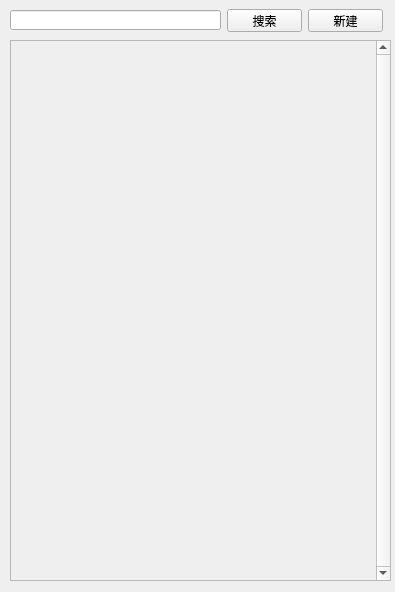
<?xml version="1.0" encoding="UTF-8"?>
<ui version="4.0">
 <class>Notelist</class>
 <widget class="QWidget" name="Notelist">
  <property name="geometry">
   <rect>
    <x>0</x>
    <y>0</y>
    <width>395</width>
    <height>592</height>
   </rect>
  </property>
  <property name="windowTitle">
   <string>Notelist</string>
  </property>
  <widget class="QPushButton" name="pushButton">
   <property name="geometry">
    <rect>
     <x>227</x>
     <y>9</y>
     <width>75</width>
     <height>23</height>
    </rect>
   </property>
   <property name="text">
    <string>搜索</string>
   </property>
  </widget>
  <widget class="QPushButton" name="pushButton_2">
   <property name="geometry">
    <rect>
     <x>308</x>
     <y>9</y>
     <width>75</width>
     <height>23</height>
    </rect>
   </property>
   <property name="text">
    <string>新建</string>
   </property>
  </widget>
  <widget class="QLineEdit" name="lineEdit">
   <property name="geometry">
    <rect>
     <x>10</x>
     <y>10</y>
     <width>211</width>
     <height>20</height>
    </rect>
   </property>
  </widget>
  <widget class="QScrollArea" name="scrollArea">
   <property name="geometry">
    <rect>
     <x>10</x>
     <y>40</y>
     <width>381</width>
     <height>541</height>
    </rect>
   </property>
   <property name="minimumSize">
    <size>
     <width>0</width>
     <height>0</height>
    </size>
   </property>
   <property name="verticalScrollBarPolicy">
    <enum>Qt::ScrollBarAlwaysOn</enum>
   </property>
   <property name="horizontalScrollBarPolicy">
    <enum>Qt::ScrollBarAsNeeded</enum>
   </property>
   <property name="widgetResizable">
    <bool>true</bool>
   </property>
   <widget class="QWidget" name="scrollAreaWidgetContents">
    <property name="geometry">
     <rect>
      <x>0</x>
      <y>0</y>
      <width>362</width>
      <height>539</height>
     </rect>
    </property>
    <property name="minimumSize">
     <size>
      <width>0</width>
      <height>400</height>
     </size>
    </property>
    <widget class="QWidget" name="verticalLayoutWidget">
     <property name="geometry">
      <rect>
       <x>0</x>
       <y>0</y>
       <width>361</width>
       <height>551</height>
      </rect>
     </property>
     <layout class="QVBoxLayout" name="verticalLayout_2"/>
    </widget>
   </widget>
  </widget>
 </widget>
 <layoutdefault spacing="6" margin="11"/>
 <resources/>
 <connections>
  <connection>
   <sender>pushButton_2</sender>
   <signal>clicked()</signal>
   <receiver>Notelist</receiver>
   <slot>new_note()</slot>
   <hints>
    <hint type="sourcelabel">
     <x>354</x>
     <y>29</y>
    </hint>
    <hint type="destinationlabel">
     <x>354</x>
     <y>34</y>
    </hint>
   </hints>
  </connection>
 </connections>
 <slots>
  <slot>new_note()</slot>
 </slots>
</ui>
